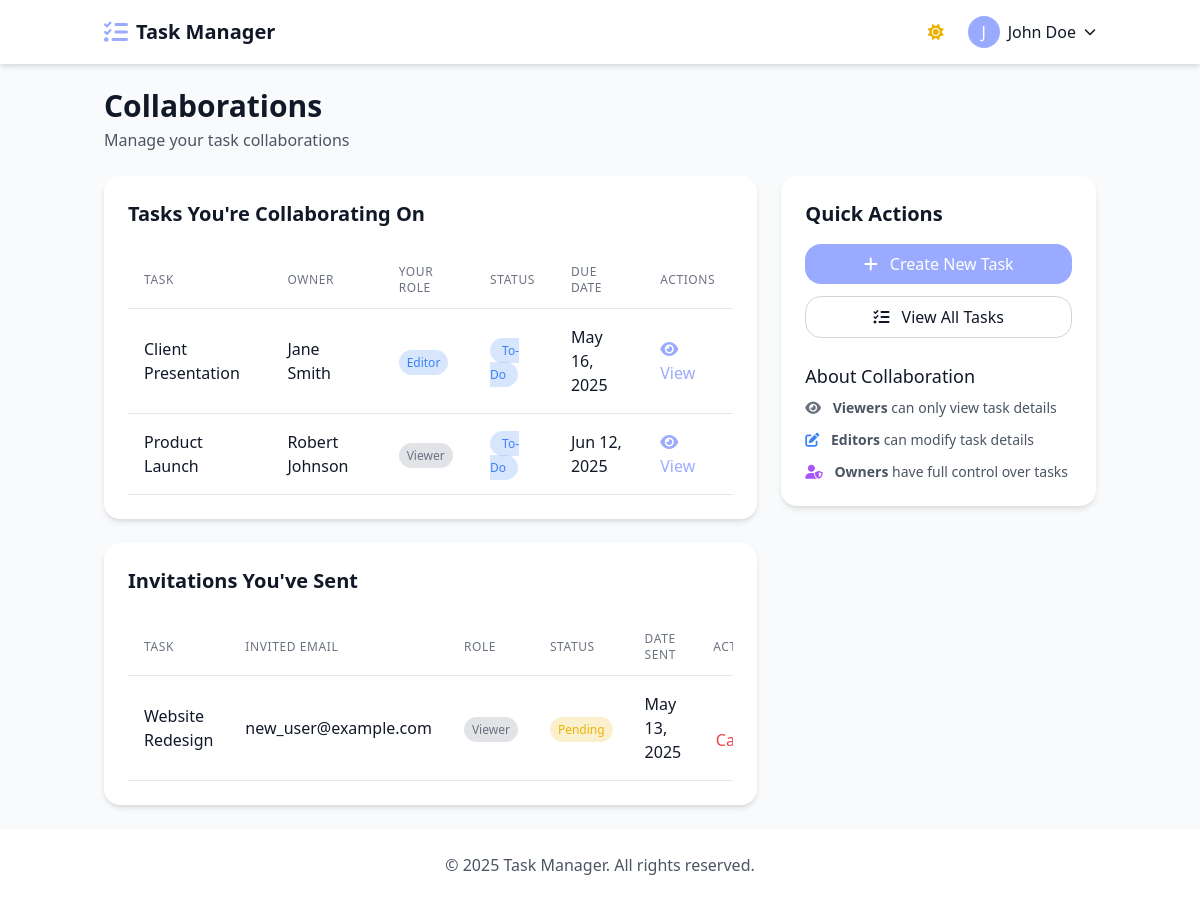
The page /dashboard/collaboration.php (signed in) on the database its author committed.
### tables this page shows
CREATE TABLE users (
    id INT AUTO_INCREMENT PRIMARY KEY,
    name VARCHAR(100) NOT NULL,
    email VARCHAR(100) NOT NULL UNIQUE,
    password_hash VARCHAR(255) NOT NULL,
    created_at DATETIME NOT NULL,
    last_login DATETIME NULL,
    INDEX (email)
);

CREATE TABLE task_collaborators (
    id INT AUTO_INCREMENT PRIMARY KEY,
    task_id INT NOT NULL,
    user_id INT NOT NULL,
    role ENUM('Viewer', 'Editor', 'Owner') NOT NULL DEFAULT 'Viewer',
    created_at DATETIME NOT NULL,
    FOREIGN KEY (task_id) REFERENCES tasks(id) ON DELETE CASCADE,
    FOREIGN KEY (user_id) REFERENCES users(id) ON DELETE CASCADE,
    UNIQUE KEY (task_id, user_id),
    INDEX (user_id)
);

CREATE TABLE tasks (
    id INT AUTO_INCREMENT PRIMARY KEY,
    title VARCHAR(100) NOT NULL,
    description TEXT NULL,
    due_date DATE NOT NULL,
    status ENUM('To-Do', 'In Progress', 'Done') NOT NULL DEFAULT 'To-Do',
    created_by INT NOT NULL,
    created_at DATETIME NOT NULL,
    updated_at DATETIME NOT NULL,
    FOREIGN KEY (created_by) REFERENCES users(id) ON DELETE CASCADE,
    INDEX (created_by),
    INDEX (status),
    INDEX (due_date)
);

CREATE TABLE invitations (
    id INT AUTO_INCREMENT PRIMARY KEY,
    task_id INT NOT NULL,
    invited_email VARCHAR(100) NOT NULL,
    role ENUM('Viewer', 'Editor', 'Owner') NOT NULL DEFAULT 'Viewer',
    token VARCHAR(64) NOT NULL,
    status ENUM('pending', 'accepted', 'declined') NOT NULL DEFAULT 'pending',
    created_at DATETIME NOT NULL,
    FOREIGN KEY (task_id) REFERENCES tasks(id) ON DELETE CASCADE,
    INDEX (invited_email),
    INDEX (token),
    INDEX (status)
);

### dashboard/collaboration.php (the view, shortened to what the rows shown need)
<?php
$pageHeader = 'Collaborations';
require_once '../includes/db.php';
require_once '../includes/functions.php';
$db = Database::getInstance();
$userId = $_SESSION['user_id'];
$collaboratedTasks = $db->getRows(
    "SELECT t.*, u.name as creator_name, tc.role
     FROM tasks t
     JOIN users u ON t.created_by = u.id
     JOIN task_collaborators tc ON t.id = tc.task_id
     WHERE tc.user_id = ? AND t.created_by != ?
     ORDER BY t.updated_at DESC",
    [$userId, $userId]
);
$sentInvitations = $db->getRows(
    "SELECT i.*, t.title as task_title
     FROM invitations i
     JOIN tasks t ON i.task_id = t.id
     WHERE t.created_by = ?
     ORDER BY i.created_at DESC",
    [$userId]
);
include '../includes/header.php';
?>
<div class="grid grid-cols-1 lg:grid-cols-3 gap-6">
    <div class="lg:col-span-2 space-y-6">
        <div class="bg-white dark:bg-gray-800 rounded-2xl shadow-soft p-6">
            <h2 class="text-xl font-bold mb-6">Tasks You're Collaborating On</h2>
            <?php if (empty($collaboratedTasks)): ?>
                <div class="text-center py-8">
                    <div class="inline-flex items-center justify-center w-16 h-16 rounded-full bg-gray-100 dark:bg-gray-700 mb-4">
                        <i class="fas fa-users text-gray-400 dark:text-gray-500 text-2xl"></i>
                    </div>
                    <h3 class="text-lg font-medium mb-2">No collaborations yet</h3>
                    <p class="text-gray-500 dark:text-gray-400">You're not collaborating on any tasks yet</p>
                </div>
            <?php else: ?>
                <div class="overflow-x-auto">
                    <table class="min-w-full">
                        <thead>
                            <tr class="border-b border-gray-200 dark:border-gray-700">
                                <th class="px-4 py-3 text-left text-xs font-medium text-gray-500 dark:text-gray-400 uppercase tracking-wider">Task</th>
                                <th class="px-4 py-3 text-left text-xs font-medium text-gray-500 dark:text-gray-400 uppercase tracking-wider">Owner</th>
                                <th class="px-4 py-3 text-left text-xs font-medium text-gray-500 dark:text-gray-400 uppercase tracking-wider">Your Role</th>
                                <th class="px-4 py-3 text-left text-xs font-medium text-gray-500 dark:text-gray-400 uppercase tracking-wider">Status</th>
                                <th class="px-4 py-3 text-left text-xs font-medium text-gray-500 dark:text-gray-400 uppercase tracking-wider">Due Date</th>
                                <th class="px-4 py-3 text-left text-xs font-medium text-gray-500 dark:text-gray-400 uppercase tracking-wider">Actions</th>
                            </tr>
                        </thead>
                        <tbody>
                            <?php foreach ($collaboratedTasks as $task): ?>
                                <tr class="border-b border-gray-200 dark:border-gray-700 hover:bg-gray-50 dark:hover:bg-gray-750">
                                    <td class="px-4 py-4">
                                        <div class="font-medium"><?= htmlspecialchars($task['title']) ?></div>
                                    </td>
                                    <td class="px-4 py-4">
                                        <?= htmlspecialchars($task['creator_name']) ?>
                                    </td>
                                    <td class="px-4 py-4">
                                        <span class="text-xs
                                            <?php
                                            if ($task['role'] === 'Owner') echo 'bg-purple-500/20 text-purple-500';
                                            elseif ($task['role'] === 'Editor') echo 'bg-blue-500/20 text-blue-500';
                                            else echo 'bg-gray-500/20 text-gray-500';
                                            ?>
                                            px-2 py-1 rounded-full">
                                            <?= $task['role'] ?>
                                        </span>
                                    </td>
                                    <td class="px-4 py-4">
                                        <?= getStatusBadge($task['status']) ?>
                                    </td>
                                    <td class="px-4 py-4">
                                        <?= formatDate($task['due_date']) ?>
                                    </td>
                                    <td class="px-4 py-4">
                                        <a href="<?= APP_URL ?>/dashboard/edit_task.php?id=<?= $task['id'] ?>" class="text-primary hover:text-primary-dark">
                                            <i class="fas fa-eye mr-1"></i> View
                                        </a>
                                    </td>
                                </tr>
                            <?php endforeach; ?>
                        </tbody>
                    </table>
                </div>
            <?php endif; ?>
        </div>
        <?php if (!empty($sentInvitations)): ?>
            <div class="bg-white dark:bg-gray-800 rounded-2xl shadow-soft p-6">
                <h2 class="text-xl font-bold mb-6">Invitations You've Sent</h2>
                <div class="overflow-x-auto">
                    <table class="min-w-full">
                        <thead>
                            <tr class="border-b border-gray-200 dark:border-gray-700">
                                <th class="px-4 py-3 text-left text-xs font-medium text-gray-500 dark:text-gray-400 uppercase tracking-wider">Task</th>
                                <th class="px-4 py-3 text-left text-xs font-medium text-gray-500 dark:text-gray-400 uppercase tracking-wider">Invited Email</th>
                                <th class="px-4 py-3 text-left text-xs font-medium text-gray-500 dark:text-gray-400 uppercase tracking-wider">Role</th>
                                <th class="px-4 py-3 text-left text-xs font-medium text-gray-500 dark:text-gray-400 uppercase tracking-wider">Status</th>
                                <th class="px-4 py-3 text-left text-xs font-medium text-gray-500 dark:text-gray-400 uppercase tracking-wider">Date Sent</th>
                                <th class="px-4 py-3 text-left text-xs font-medium text-gray-500 dark:text-gray-400 uppercase tracking-wider">Actions</th>
                            </tr>
                        </thead>
                        <tbody>
                            <?php foreach ($sentInvitations as $invitation): ?>
                                <tr class="border-b border-gray-200 dark:border-gray-700 hover:bg-gray-50 dark:hover:bg-gray-750">
                                    <td class="px-4 py-4">
                                        <div class="font-medium"><?= htmlspecialchars($invitation['task_title']) ?></div>
                                    </td>
                                    <td class="px-4 py-4">
                                        <?= htmlspecialchars($invitation['invited_email']) ?>
                                    </td>
                                    <td class="px-4 py-4">
                                        <span class="text-xs
                                            <?php
                                            if ($invitation['role'] === 'Owner') echo 'bg-purple-500/20 text-purple-500';
                                            elseif ($invitation['role'] === 'Editor') echo 'bg-blue-500/20 text-blue-500';
                                            else echo 'bg-gray-500/20 text-gray-500';
                                            ?>
                                            px-2 py-1 rounded-full">
                                            <?= $invitation['role'] ?>
                                        </span>
                                    </td>
                                    <td class="px-4 py-4">
                                        <span class="text-xs <?= $invitation['status'] === 'pending' ? 'bg-yellow-500/20 text-yellow-500' : 'bg-green-500/20 text-green-500' ?> px-2 py-1 rounded-full">
                                            <?= ucfirst($invitation['status']) ?>
                                        </span>
                                    </td>
                                    <td class="px-4 py-4">
                                        <?= formatDate($invitation['created_at']) ?>
                                    </td>
                                    <td class="px-4 py-4">
                                        <?php if ($invitation['status'] === 'pending'): ?>
                                            <button
                                                class="cancel-invitation text-red-500 hover:text-red-600"
                                                data-invitation-id="<?= $invitation['id'] ?>"
                                                data-email="<?= htmlspecialchars($invitation['invited_email']) ?>"
                                            >
                                                <i class="fas fa-times mr-1"></i> Cancel
                                            </button>
                                        <?php else: ?>
                                            <span class="text-gray-400">Accepted</span>
                                        <?php endif; ?>
                                    </td>
                                </tr>
                            <?php endforeach; ?>
                        </tbody>
                    </table>
                </div>
            </div>
        <?php endif; ?>
    </div>
    <div>
        <div class="bg-white dark:bg-gray-800 rounded-2xl shadow-soft p-6">
            <h2 class="text-xl font-bold mb-4">Quick Actions</h2>
        </div>
    </div>
</div>
<?php include '../includes/footer.php'; ?>

### includes/header.php (shortened to what the rows shown need)
<?php
require_once __DIR__ . '/functions.php';
$user = null;
if (isLoggedIn()) {
    $user = getUserData();
}
?>
<!DOCTYPE html>
<html lang="en">
<head>
    <script src="https://cdn.tailwindcss.com"></script>
    <link rel="stylesheet" href="https://cdnjs.cloudflare.com/ajax/libs/font-awesome/6.4.0/css/all.min.css">
    <link rel="stylesheet" href="<?= APP_URL ?>/css/custom.css">
</head>
<body class="bg-gray-50 dark:bg-gray-900 text-gray-900 dark:text-gray-100 min-h-screen flex flex-col transition-colors duration-200">
    <header class="bg-white dark:bg-gray-800 shadow-soft">
        <div class="container mx-auto px-4 py-4">
            <div class="flex justify-between items-center">
                <div class="flex items-center space-x-4">
                    <?php if ($user): ?>
                        <div class="relative" x-data="{ open: false }">
                            <button @click="open = !open" class="flex items-center space-x-2 focus:outline-none">
                                <div class="w-8 h-8 rounded-full bg-primary flex items-center justify-center text-white">
                                    <?= strtoupper(substr($user['name'], 0, 1)) ?>
                                </div>
                                <span class="hidden md:block"><?= htmlspecialchars($user['name']) ?></span>
                                <i class="fas fa-chevron-down text-xs"></i>
                            </button>
                        </div>
                    <?php endif; ?>
                </div>
            </div>
        </div>
    </header>
    <main class="flex-grow container mx-auto px-4 py-6">
        <?php if (isset($pageHeader)): ?>
            <div class="mb-6">
                <h1 class="text-2xl md:text-3xl font-bold"><?= $pageHeader ?></h1>
            </div>
        <?php endif; ?>

### includes/functions.php (shortened to what the rows shown need)
<?php
require_once 'db.php';
function isLoggedIn() {
    return isset($_SESSION['user_id']);
}
function getUserData() {
    $db = Database::getInstance();
    $user = $db->getRow("SELECT id, name, email FROM users WHERE id = ?",
        [$_SESSION['user_id']]);
    return $user;
}
function getStatusBadge($status) {
    $badgeClasses = [
        'To-Do' => 'bg-blue-500/20 text-blue-500',
        'In Progress' => 'bg-yellow-500/20 text-yellow-500',
        'Done' => 'bg-green-500/20 text-green-500'
    ];
    $class = $badgeClasses[$status] ?? 'bg-gray-500/20 text-gray-500';
    return '<span class="rounded-full px-3 py-1 text-xs font-medium ' . $class . '">' . $status . '</span>';
}
function formatDate($date) {
    $timestamp = strtotime($date);
    return date('M j, Y', $timestamp);
}

### rows shown on the page
users: name "J", name "John Doe"
task_collaborators: task.title "Client Presentation", users.name "Jane Smith", role "Editor", task.status "To-Do", task.due_date "May 16, 2025"
task_collaborators: task.title "Product Launch", users.name "Robert Johnson", role "Viewer", task.status "To-Do", task.due_date "Jun 12, 2025"
invitations: task.title "Website Redesign", invited_email "new_user@example.com", role "Viewer", status "Pending", created_at "May 13, 2025"

### other values the page prints
APP_NAME "Task Manager"
$pageHeader "Collaborations"
$pageDescription "Manage your task collaborations"
